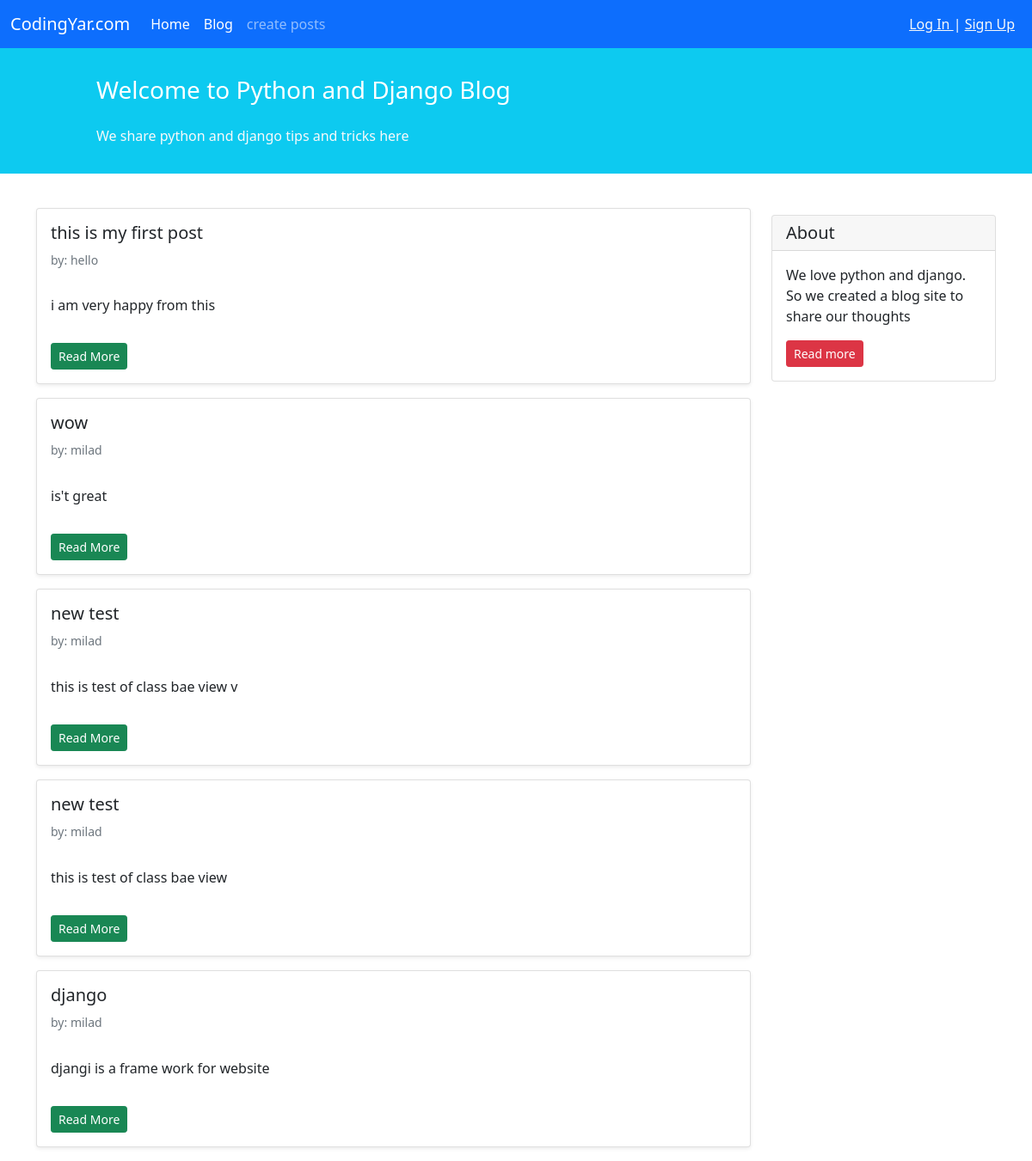
Screenshot of /blog/ with the database file from the repository.
### blog/models.py (models this page shows, shortened)
class Post(models.Model):
    STATUS_CHOICES = (
        ('pub', 'Published'),
        ('drf', 'Draft'),
    ) #! be sorate tople baraye dadan be status
    title = models.CharField(max_length=100)
    text = models.TextField()
    author = models.ForeignKey('auth.User', on_delete=models.CASCADE)
    datetime_created = models.DateTimeField(auto_now_add=True)#! neshon dahande zamane sakht post
    datetime_modified = models.DateTimeField(auto_now=True) #! neshon dahande zamanr virayeshe post
    status = models.CharField(choices=STATUS_CHOICES, max_length=3)

### blog/views.py (the view)
# urls.py: path('', views.PostListView.as_view(), name='posts_list'),#! ya class base view mesle in(1)
class PostListView(generic.ListView):
    template_name = 'blog/posts_list.html'
    context_object_name = 'posts_list'
    def get_queryset(self):
       return Post.objects.filter(status='pub').order_by('-datetime_modified')

### blog/templates/blog/posts_list.html (shortened to what this page needs)
{% extends '_base.html' %}
{% block content %}
<div class="container mt-4">
    <div class="row">
        <div class="col-9">
            {% for post in posts_list %}
            <div class="card shadow-sm my-3">
                <div class="card-body">
                    <h5 class="card-title">{{post.title}}</h5>
                    <h6 class="card-subtitle mb-2 text-muted small py-2"> by: {{post.author}} </h6>
                    <p class="card-text py-3">
                        {{post.text}}
                    </p>
                    <div>
                        <a href="{% url 'post_detail' post.id %}" class="btn btn-sm btn-success">Read More </a>
                    </div>
                </div>
            </div>
            {% endfor %}
        </div>
        <div class="col-3">
            <div class="card my-4">
                <h5 class="card-header">About</h5>
                <div class="card-body">
                    <p class="card-text">We love python and django. So we created a blog site to share our
                        thoughts</p>
                    <a href="#" class="btn btn-sm btn-danger">Read more</a>
                </div>
            </div>
        </div>
    </div>
</div>
{% endblock content %}

### templates/_base.html (shortened to what this page needs)
<!doctype html>
<html lang="en">
<head>
    <link href="https://cdn.jsdelivr.net/npm/bootstrap@5.1.3/dist/css/bootstrap.min.css" rel="stylesheet"
>
</head>
<body>
<nav class="navbar navbar-expand-lg navbar-dark bg-primary">
    <div class="container-fluid">
        <a class="navbar-brand" href="#">CodingYar.com</a>
        <div class="collapse navbar-collapse" id="navbarNavAltMarkup">
            <div class="navbar-nav">
                <a class="nav-link active" aria-current="page" href="{% url 'posts_list' %}">Home</a>
                <a class="nav-link active" href="{% url 'posts_list' %}">Blog</a>
                <a class="nav-link" href="{% url 'post_create' %}">create posts</a>
            </div>
        </div>
        <div class="mx-2 text-white">
            {% if user.is_authenticated %}
                Welcome {{ user.username.capitalize }} | <a href="{% url 'logout' %}" class="text-light"> Log Out </a>
            {% else %}
                <a href="{% url 'login' %}" class="text-light"> Log In </a> | <a href="{% url 'signup' %}" class="text-light"> Sign Up </a>
            {% endif %}
        </div>
    </div>
</nav>
<div class=" container-fluid bg-info">
            <div class="row py-3">
                <div class="col-md-8 col-md-10 mx-auto">
                    <h3 class="my-4 mt-3 text-white">Welcome to Python and Django Blog</h3>
                    <p class="text-light">We share python and django tips and tricks here</p>
                </div>
            </div>
        </div>
        {% block content %}
        {% endblock content %}
</body>
</html>

### rows the page displays
Post: title "this is my first post", author "hello", text "i am very happy from this"
Post: title "wow", author "milad", text "is't great"
Post: title "new test", author "milad", text "this is test of class bae view v"
Post: title "new test", author "milad", text "this is test of class bae view"
Post: title "django", author "milad", text "djangi is a frame work for website"
